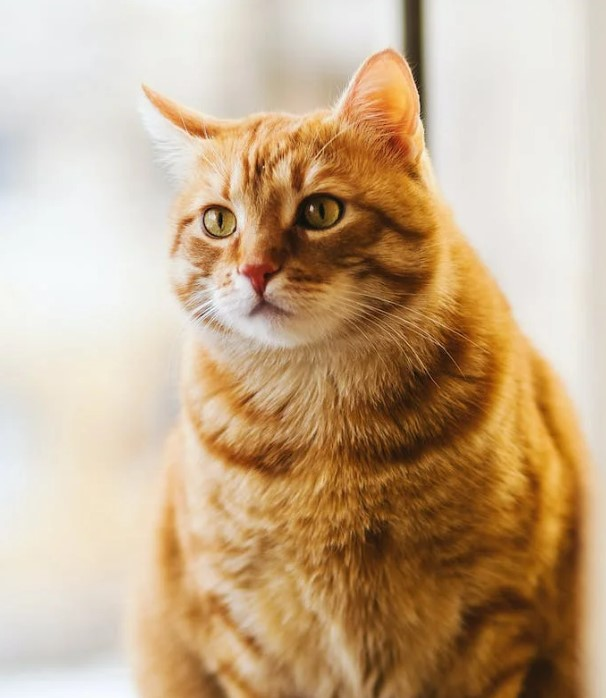
#> input picture Cats.jpg, 606 x 698 px
$ jupyter execute OpenCV_Introduction.ipynb
#> lines starting #> are read from the running program, lines starting #| are printed output that depends on the picture; after the words box and inside, x2 and y2 are one past the last pixel; in counts of white or black regions, pixels touching at a corner belong together
[cell 1]
#!pip install python-opencv / opencv-python

[cell 2]
import cv2

[cell 3]
cv2.__version__

[cell 4]
#Image Read
imagedata = cv2.imread("./Cats.jpg")
#> imagedata is the input picture: shape (698, 606, 3); mean B, G, R 140.5, 171.6, 198.2

[cell 5]
#print(imagedata)

[cell 6]
print(type(imagedata))
#| <class 'numpy.ndarray'>

[cell 7]
imagedata.shape
#> Out = (698, 606, 3)

[cell 8]
max(imagedata[0][0])
#> Out = 241

[cell 9]
cv2.imshow("Cat Image",imagedata)
cv2.waitKey(0)
cv2.destroyAllWindows()

[cell 10]
imagedatasets = cv2.imread("./Cats.jpg")
print("Image datasets shape with RGB: ", imagedatasets.shape)
#| Image datasets shape with RGB:  (698, 606, 3)
convertBGRimageTOgrayscalle = cv2.cvtColor(imagedatasets, cv2.COLOR_BGR2GRAY)
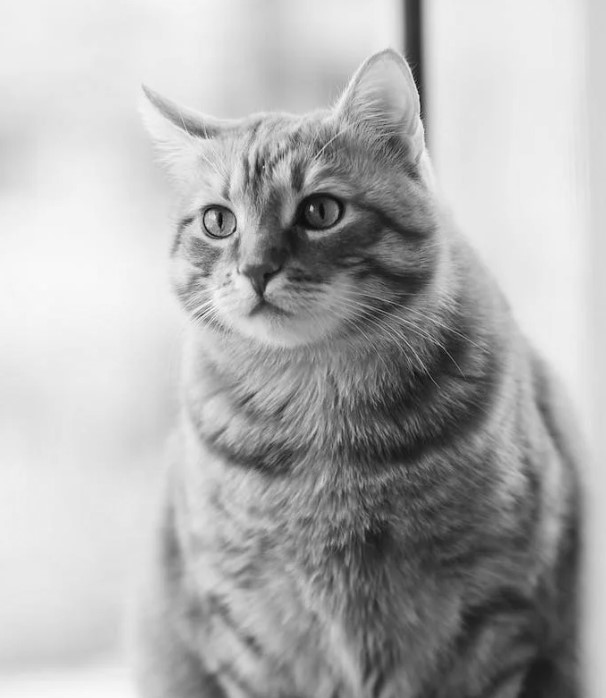
#> convertBGRimageTOgrayscalle: shape (698, 606); min 2, max 253, mean 176
print("Image datasets shape with RGB: ", convertBGRimageTOgrayscalle.shape)
#| Image datasets shape with RGB:  (698, 606)
cv2.imshow("Color Conversion Form BGR to Gray",imagedata)
cv2.waitKey(0)
cv2.destroyAllWindows()

[cell 11]
698*606*3

[cell 12]
imagedatasets = cv2.imread("./Cats.jpg", cv2.IMREAD_GRAYSCALE)
#> imagedatasets: shape (698, 606); min 0, max 254, mean 176
print("Image datasets shape with RGB: ", imagedatasets.shape)
#| Image datasets shape with RGB:  (698, 606)
#convertBGRimageTOgrayscalle = cv2.cvtColor(imagedatasets, cv2.COLOR_BGR2GRAY)
#print("Image datasets shape with RGB: ", convertBGRimageTOgrayscalle.shape)
cv2.imshow("Color Conversion Form BGR to Gray",imagedatasets)
cv2.waitKey(0)
cv2.destroyAllWindows()

[cell 13]
imagedatasets = cv2.imread("./Cats.jpg", cv2.IMREAD_GRAYSCALE)
print("Image datasets shape with RGB: ", imagedatasets.shape)
#| Image datasets shape with RGB:  (698, 606)
#convertBGRimageTOgrayscalle = cv2.cvtColor(imagedatasets, cv2.COLOR_BGR2GRAY)
#print("Image datasets shape with RGB: ", convertBGRimageTOgrayscalle.shape)
cv2.imshow("Color Conversion Form BGR to Gray",imagedatasets)
cv2.waitKey(0)
cv2.destroyAllWindows()

## Threshold

[cell 14]
imagedatasets = cv2.imread("./Cats.jpg", cv2.IMREAD_GRAYSCALE)
print("Image datasets shape with RGB: ", imagedatasets.shape)
#| Image datasets shape with RGB:  (698, 606)
_, imagethreshold = cv2.threshold(imagedatasets, 50, 200, cv2.THRESH_BINARY)
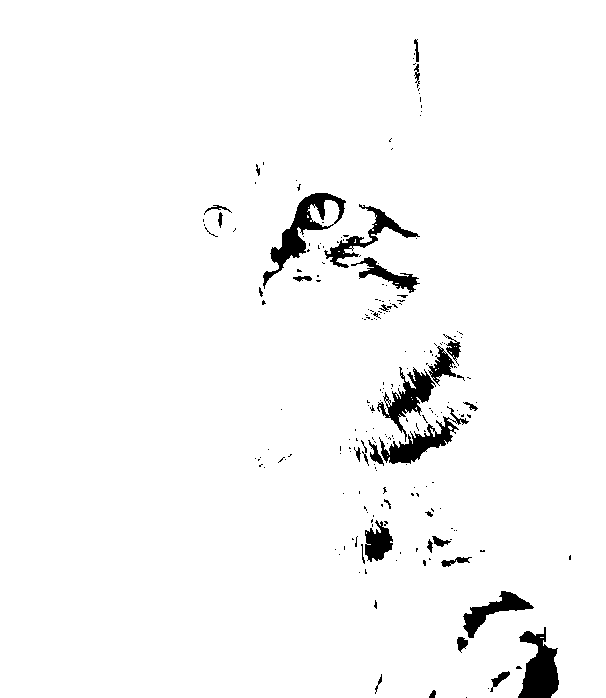
#> imagethreshold: shape (698, 606); values 0 (black) and 200 (white), 97% white; 212 black regions (179 under 20 px), largest, box (x1, y1, x2, y2) and area: (263, 193, 346, 289) 1896, (518, 627, 559, 698) 1771, (379, 406, 469, 464) 1429
#print("Image datasets shape with RGB: ", convertBGRimageTOgrayscalle.shape)
cv2.imshow("Color Conversion Form BGR to Gray",imagethreshold)
cv2.waitKey(0)
cv2.destroyAllWindows()

[cell 15]
imagedatasets = cv2.imread("./Cats.jpg")
print("Image datasets shape with RGB: ", imagedatasets.shape)
#| Image datasets shape with RGB:  (698, 606, 3)
convertBGRimageTOgrayscalle = cv2.cvtColor(imagedatasets, cv2.COLOR_BGR2GRAY)
imageContour, _ = cv2.findContours(convertBGRimageTOgrayscalle, cv2.RETR_EXTERNAL, cv2.CHAIN_APPROX_SIMPLE)
#> imageContour = [[[0, 0], [0, 697], [605, 697], [605, 0]]]
cv2.drawContours(imagedatasets, imageContour, -1, (0, 255, 0), 50)
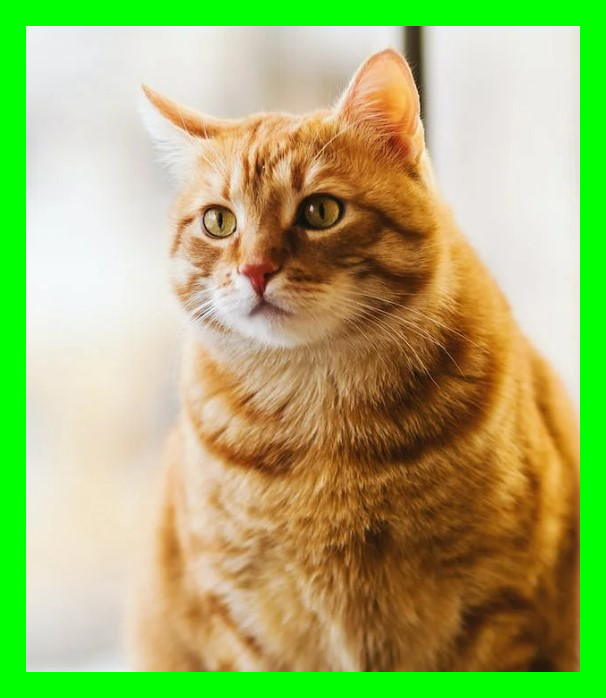
#> imagedatasets: shape (698, 606, 3); 15.39% of pixels changed, all inside (x1, y1, x2, y2) = (0, 0, 606, 698)
cv2.imshow("Color Conversion Form BGR to Gray",imagedatasets)
cv2.waitKey(0)
cv2.destroyAllWindows()

$ run again, with Cat.png saved as Cats.jpg
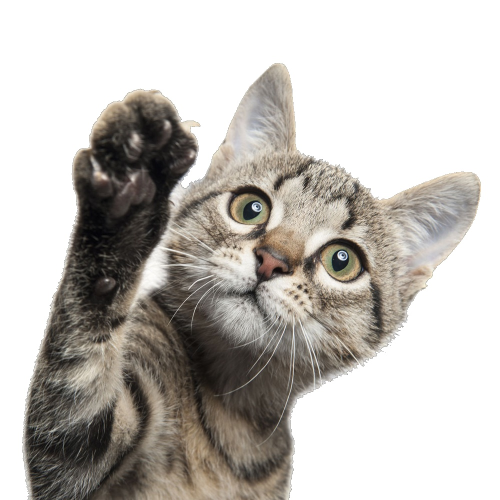
#> input picture Cat.png, 1000 x 1000 px (shown at 1/2 size)
#> imagedata is the input picture: shape (1000, 1000, 3); mean B, G, R 182.6, 187.4, 191.2
#| <class 'numpy.ndarray'>
#> `max(imagedata[0][0])`: Out = 255
#| Image datasets shape with RGB:  (1000, 1000, 3)
#| Image datasets shape with RGB:  (1000, 1000)
#| Image datasets shape with RGB:  (1000, 1000)
#| Image datasets shape with RGB:  (1000, 1000)
#| Image datasets shape with RGB:  (1000, 1000)
#> `_, imagethreshold = cv2.threshold(imagedatasets, 50, 200, cv2.THRESH_B..`:
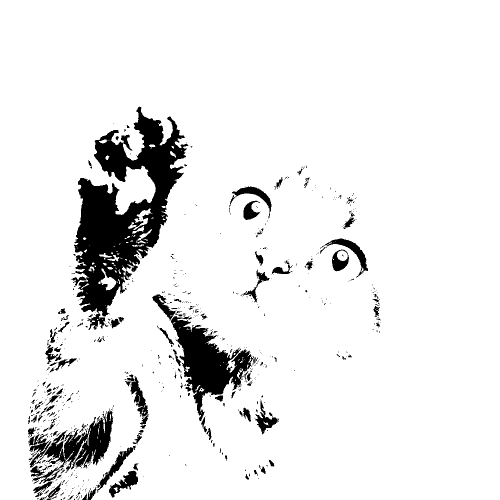
#> imagethreshold: shape (1000, 1000) (shown at 1/2 size); values 0 (black) and 200 (white), 91.6% white; 652 black regions (523 under 20 px), largest, box (x1, y1, x2, y2) and area: (142, 213, 377, 660) 41576, (342, 632, 508, 842) 13094, (64, 817, 227, 968) 7451
#| Image datasets shape with RGB:  (1000, 1000, 3)
#> imageContour = [[[0, 0], [0, 999], [999, 999], [999, 0]]]
#> `cv2.drawContours(imagedatasets, imageContour, -1, (0, 255, 0), 50)`:
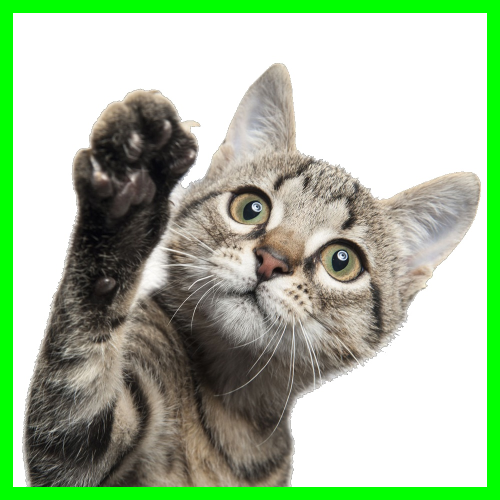
#> imagedatasets: shape (1000, 1000, 3) (shown at 1/2 size); 10.13% of pixels changed, all inside (x1, y1, x2, y2) = (0, 0, 1000, 1000)
